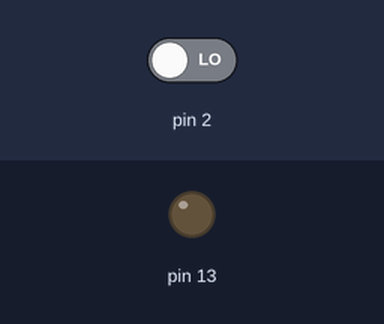
The sketch below on a simulated Arduino Uno, built with avr-gcc and run on an emulated ATmega328P. Parts: output pins drawn as LEDs (lit = HIGH). The test bench sets the inputs (shaded band); at power-on: pin 2 LOW.

Above: at 1.2 s.
1.3 s: pin 2 driven HIGH
At 2.3 s:
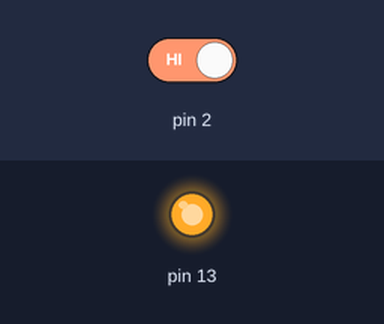
Timing chart, 0 to 4.3 s (numbered marks = the images above; inputs shaded):
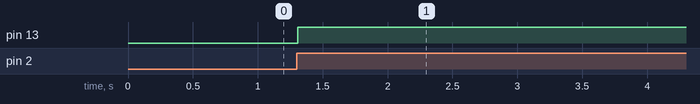

The sketch:

ControlLed.ino
```cpp
int val = 1;
int old_val = 0;
int state = 0;
void setup() {
  pinMode(13, OUTPUT);
  pinMode(2, INPUT);
}

void loop() {
  val = digitalRead(2);
  if ((val == HIGH) && (old_val == LOW)) {
    state = 1 - state;
    delay(10);
  }
  old_val = val;
  if (state == 1) {
    digitalWrite(13, HIGH);
  } else {
    digitalWrite(13, LOW);
  }
}
```

Measured:
- after the input at 1.3 s, pin 13: LOW → HIGH at once
